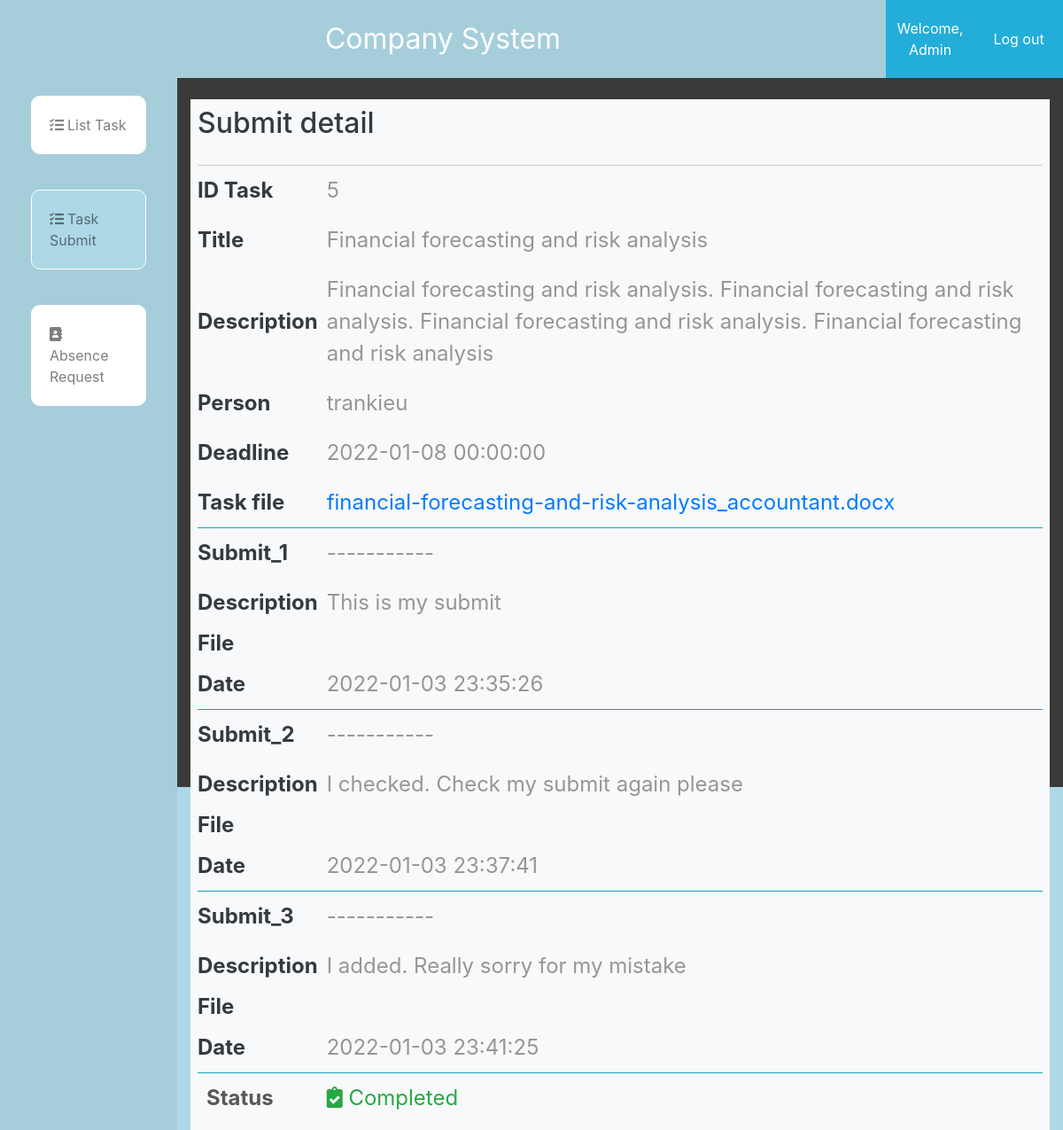
The app's page /manager/view_submit_task.php?id=5 (signed in) with its own data.
### tables this page shows
CREATE TABLE `task` (
  `id` int(11) NOT NULL,
  `title` varchar(100) NOT NULL,
  `description` varchar(255) NOT NULL,
  `person` varchar(255) NOT NULL,
  `deadline` datetime NOT NULL,
  `file` varchar(255) NOT NULL,
  `status` varchar(255) NOT NULL DEFAULT 'New'
);

CREATE TABLE `submit_task` (
  `id_submittask` int(11) NOT NULL,
  `id_task` int(11) NOT NULL,
  `sm_description` varchar(255) NOT NULL,
  `sm_file` varchar(255) DEFAULT NULL,
  `submit_day` datetime NOT NULL DEFAULT current_timestamp()
);

### manager/view_submit_task.php (the view, shortened to what this page needs)
<?php
    require_once('../admin/db.php');
?>
<!DOCTYPE html>
<html lang="en">
<head>
	<link rel="stylesheet" href="https://maxcdn.bootstrapcdn.com/bootstrap/4.5.2/css/bootstrap.min.css">
	<link rel="stylesheet" href="https://use.fontawesome.com/releases/v5.7.2/css/all.css"
>
	<link rel="stylesheet" href="../admin/style2.css">
</head>
<body>
    <div class="container-fluid admin-section-header">
        <div class="row">
			<div class="col-sm-10 col-md-10 col-lg-10 col-xl-10 admin-logo">
					Company System
			</div>
			<div class="col-sm-1 col-md-1 col-lg-1 col-xl-1 admin-login-info">
					<a href="#">Welcome, <?= $_SESSION['name'] ?></a>
			</div>
			<div class="col-sm-1 col-md-1 col-lg-1 col-xl-1 admin-login-info">
					<a href="../logout.php">Log out</a>
			</div>
		</div>
		<div class="row h-100">
			<div class="  col-md-2 col-lg-2 col-xl-2  admin-section1">
				<nav class="  navbar-expand-lg navbar-light  ">
					<div class="collapse navbar-collapse" id="navbarSupportedContent">
                        <ul class="navbar-nav" style="flex-direction: column;">
							<li class="nav-item">
								<a class="nav-link p20" href="./"><i class="fas fa-tasks"></i>List Task</a>
							</li>
							<li class="nav-item active-menu">
								<a class="nav-link p20" href="task_submit.php"><i class="fas fa-tasks"></i>Task Submit</a>
							</li>
							<li class="nav-item">
								<a class="nav-link p20" href="dayoff.php"><i class="fas fa-address-book"></i>  Absence Request</a>
							</li>
						</ul>
					</div>
				</nav>
			</div>
			<div class="col-md-10 col-lg-10 col-xl-10 ">
				<div class="bg-light mt-4 text-dark p-2">
                    <div class="admin-panel-section-header ">
                        <h2>Submit detail </h2>
                    </div>
                    <div class="account-container">
                        <table class="table-hover">
                            <?php
                                $id = $_GET['id'];
                                $result = get_task_detail($id);
                                if($result['code'] == 0){
                                    $data = $result['data'];
                                    ?>
                                        <tr>
                                            <th>ID Task</th>
                                            <td><?= $data['id']?></td>
                                        </tr>
                                        <tr>
                                            <th>Title</th>
                                            <td><?= $data['title']?></td>
                                        </tr>
                                        <tr>
                                            <th>Description</th>
                                            <td><?= $data['description']?></td>
                                        </tr>
                                        <tr>
                                            <th>Person</th>
                                            <td><?= $data['person']?></td>
                                        </tr>
                                        <tr>
                                            <th>Deadline</th>
                                            <td><?= $data['deadline']?></td>
                                        </tr>
                                        <tr class="mt-1 mb-3 pb-3 border-bottom border-info">
                                            <th>Task file</th>
                                            <td><a href="../<?=$data['file']?>"><?=convert_to_filename($data['file'])?></a></td>
                                        </tr>
                                        <?php
                                            $submit_list = get_submit_list_by_id($id);
                                            if(!$submit_list['code']){
                                                $submit_data = $submit_list['data'];
                                                foreach($submit_data as $key=>$row){
                                                    ?>
                                                    <tr>
                                                        <th>Submit_<?=$key+1?></th>
                                                        <td>-----------</td>
                                                    </tr>
                                                    <tr>
                                                        <th>Description</th>
                                                        <td><?= $row['sm_description']?></td>
                                                    </tr>
                                                    <tr>
                                                        <th>File</th>
                                                        <td><a href="../<?=$row['sm_file']?>"><?=convert_to_filename($row['sm_file'])?></a></td>
                                                    </tr>
                                                    <tr class="mt-1 mb-3 pb-3 border-bottom border-info">
                                                        <th >Date</th>
                                                        <td><?= $row['submit_day']?></td>
                                                    </tr>
                                                    <?php
                                                }
                                            }
                                        ?>
                                        <tr>
                                            <td>Status</td>
                                            <?=status_ui($data['status'])  ?></td>
                                        </tr>
                                            <?php
                                }
                            ?>
                        </table>
                    </div>
				</div>
			</div>
		</div>
	</div>
</body>
</html>

### admin/style2.css (style rules this page uses)
* { margin: 0; padding: 0; box-sizing: border-box; }
body { background-color: lightblue; height: 100vh; }
.admin-section-header { color: #FFF; background-color: #3a3a3a; }
.admin-logo { text-align: center; padding: 20px; background-color: #a6ceda; font-size: 2rem; }
.admin-login-info { background-color: #22aed8; display: flex; justify-content: center; text-align: center; align-items: center; }
.admin-login-info a { color: white !important; }
.h-100 { height: 100vh !important; }
.admin-section1 { background-color: #a6ceda; }
.admin-section1 ul li { list-style: none; color: black; transition: all 0.3s ease; position: relative; cursor: pointer; border: 1px solid white; background-color: white; margin: 20px 20px; border-radius: 10px; }
.p20 { padding: 20px !important; align-items: center; overflow-x: hidden; }
.p20 i { margin-right: 4px; }
td { padding: 10px ; }
.admin-panel-section-header { display: flex; align-items: center; justify-content: flex-start; padding-bottom: 20px; border-bottom: #c7c7c7 1px solid; }
.active-menu { background-color: lightblue !important; }
.account-container > table { font-size: 24px; }
.account-container td { text-align: left; color: #969696; }
.account-container table tr td:first-child { color: #585858; font-weight: bold; }

### records on screen
task: id "5", title "Financial forecasting and risk analysis", description "Financial forecasting and risk analysis. Financial forecasting and risk analysis. Financial forecasting and risk analysis. Financial forecasting and risk analysis", person "trankieu", deadline "2022-01-08 00:00:00", file "financial-forecasting-and-risk-analysis_accountant.docx"
submit_task: sm_description "This is my submit", submit_day "2022-01-03 23:35:26"
submit_task: sm_description "I checked. Check my submit again please", submit_day "2022-01-03 23:37:41"
submit_task: sm_description "I added. Really sorry for my mistake", submit_day "2022-01-03 23:41:25"

### other values on screen
$_SESSION['name'] "Admin"
